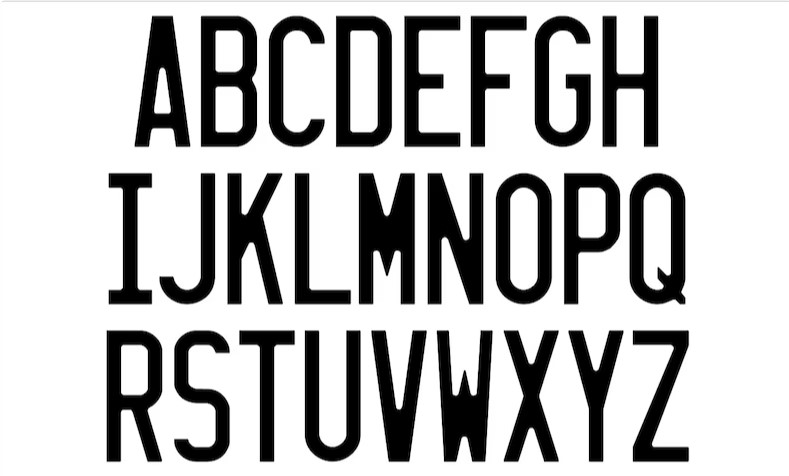
#> input picture Caracteres/Plantillas/PlantillasLetras.jpg, 789 x 476 px
$ python seg.py
#> lines starting #> are read from the running program, lines starting #| are printed output that depends on the picture; after the words box and inside, x2 and y2 are one past the last pixel; in counts of white or black regions, pixels touching at a corner belong together
import cv2
import os

def main(input_image_path, output_folder_path):
    # Obtener la ruta del directorio actual del script
#> called with input_image_path = 'PlantillasLetras.jpg', output_folder_path = './'
    script_dir = os.path.dirname(os.path.abspath(__file__))

    # Construir la ruta completa para la imagen de entrada y la carpeta de salida
    input_image_path = os.path.join(script_dir, input_image_path)
    output_folder_path = os.path.join(script_dir, output_folder_path)

    # Cargar la imagen
    image = cv2.imread(input_image_path, cv2.IMREAD_GRAYSCALE)
#> image is the input picture: shape (476, 789); min 0, max 255, mean 190.5

    # Aplicar umbral para convertir la imagen en blanco y negro
    _, binary_image = cv2.threshold(image, 128, 255, cv2.THRESH_BINARY_INV)
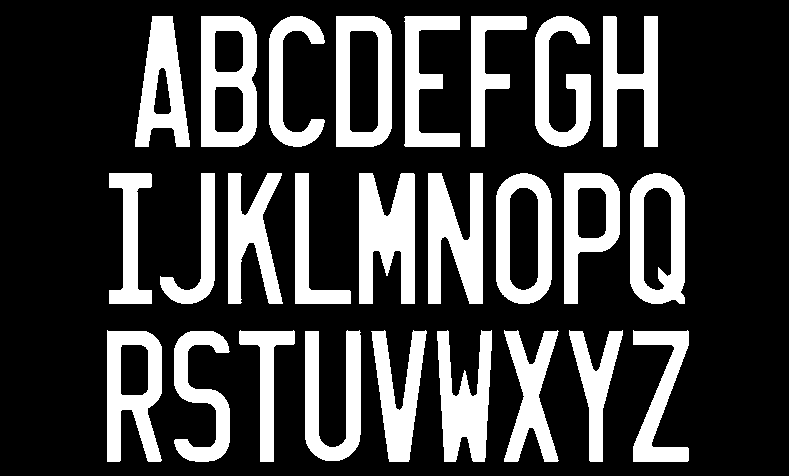
#> binary_image: shape (476, 789); 25.4% white; 26 white regions

    # Encontrar contornos en la imagen
    contours, _ = cv2.findContours(binary_image, cv2.RETR_EXTERNAL, cv2.CHAIN_APPROX_SIMPLE)
#> contours = 26 contours; largest, box (x1, y1, x2, y2) and area: (336, 16, 392, 147) 6948, (201, 16, 257, 147) 6884, (496, 173, 552, 304) 6512, (630, 173, 685, 304) 6504, (107, 330, 162, 462) 5435

    # Crear la carpeta de salida si no existe
    os.makedirs(output_folder_path, exist_ok=True)

    # Iterar a través de cada contorno y guardar la imagen recortada
    for i, contour in enumerate(contours):
        x, y, w, h = cv2.boundingRect(contour)
        digit_image = image[y:y + h, x:x + w]

        # Guardar la imagen recortada
        output_path = os.path.join(output_folder_path, f"digit_{i + 1}.png")
        cv2.imwrite(output_path, digit_image)

        # Dibujar el bounding box en la imagen original (opcional)
        cv2.rectangle(image, (x, y), (x + w, y + h), (0, 255, 0), 2)
#> this loop made 26 passes
#> (x, y, w, h) on passes 1 to 12: (174, 331, 56, 131), (633, 330, 56, 132), (569, 330, 54, 132), (504, 330, 55, 132), (437, 330, 55, 132), (371, 330, 56, 132), (305, 330, 56, 131), (239, 330, 56, 132), (107, 330, 55, 132), (630, 173, 55, 131), (564, 173, 56, 131), (496, 173, 56, 131)
#> pass 1, in main, `digit_image = image[y:y + h, x:x + w]`:
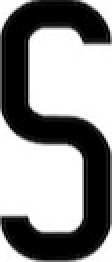
#> digit_image: shape (131, 56) (shown 2 times larger); min 0, max 255, mean 142.2
#> pass 2, in main, `digit_image = image[y:y + h, x:x + w]`:
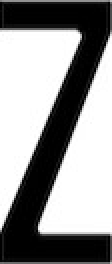
#> digit_image: shape (132, 56) (shown 2 times larger); min 0, max 255, mean 146
#> pass 3, in main, `digit_image = image[y:y + h, x:x + w]`:
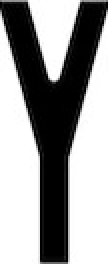
#> digit_image: shape (132, 54) (shown 2 times larger); min 0, max 255, mean 153.2
#> after the loop:
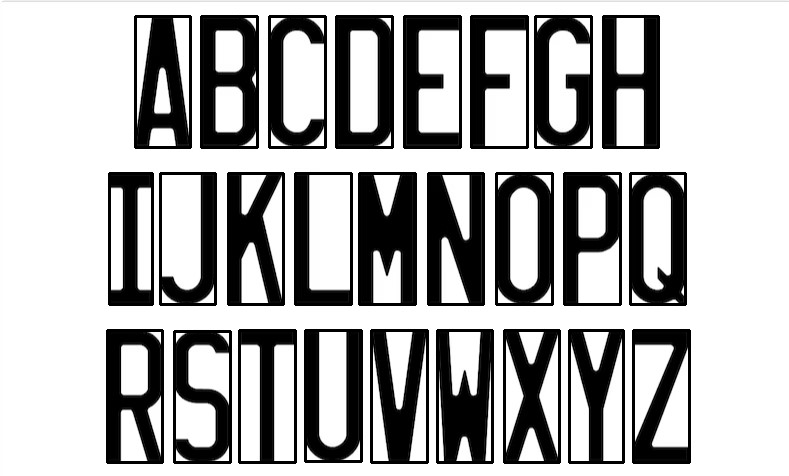
#> image: shape (476, 789); 7.27% of pixels changed, all inside (x1, y1, x2, y2) = (106, 15, 691, 464)

    # Guardar la imagen original con bounding boxes dibujados (opcional)
    cv2.imwrite(os.path.join(output_folder_path, "output_image.png"), image)

if __name__ == "__main__":
    input_image_path = "PlantillasLetras.jpg"
    output_folder_path = "./"
    main(input_image_path, output_folder_path)

$ run again, with Caracteres/Plantillas/PlantillasNumeros.jpg copied over Caracteres/Plantillas/PlantillasLetras.jpg
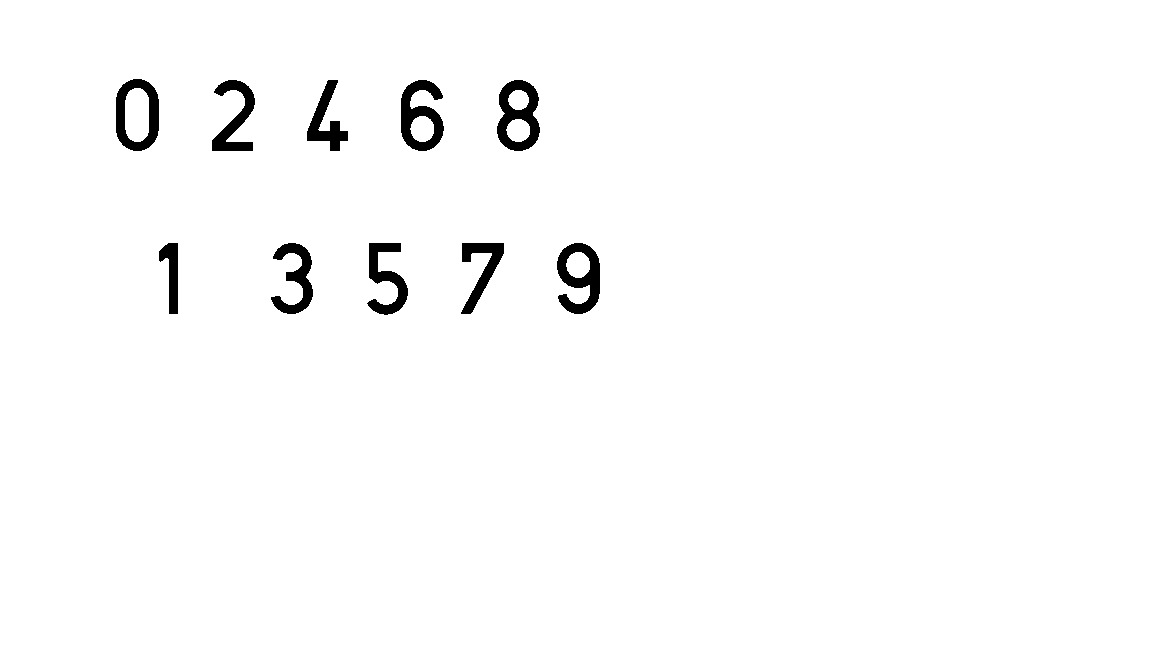
#> input picture Caracteres/Plantillas/PlantillasNumeros.jpg, 1152 x 648 px
#> in main, image is the input picture: shape (648, 1152); min 0, max 255, mean 250.4
#> in main, `_, binary_image = cv2.threshold(image, 128, 255, cv2.THRESH_BINARY_INV)`:
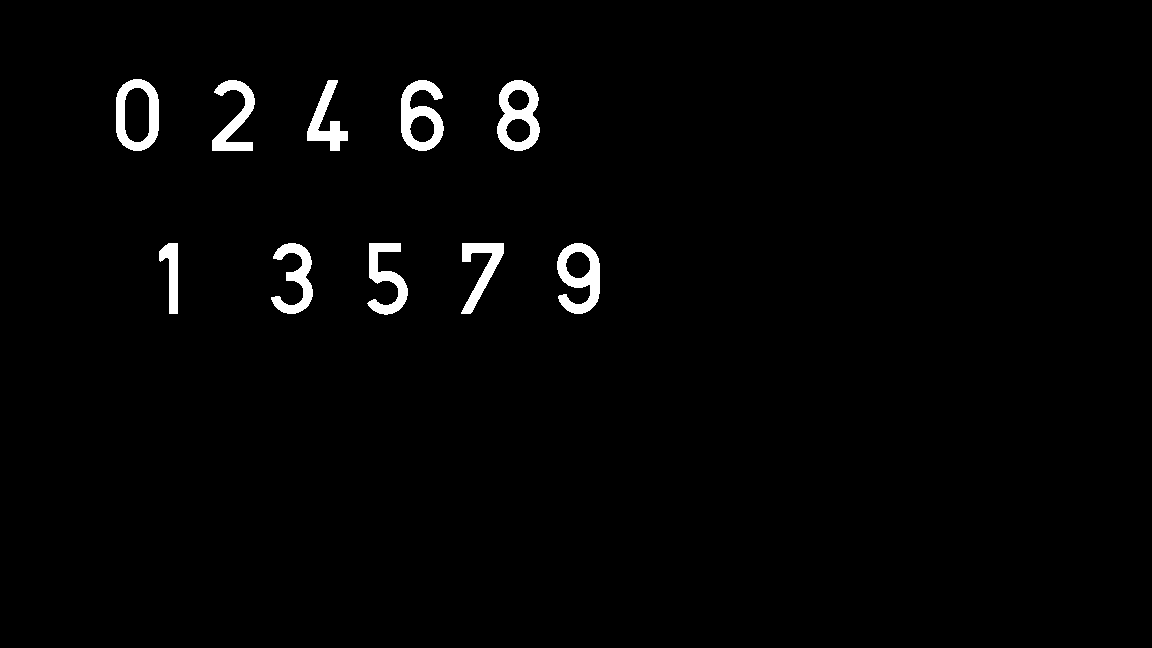
#> binary_image: shape (648, 1152); 1.8% white; 10 white regions
#> contours = 10 contours; largest, box (x1, y1, x2, y2) and area: (116, 79, 159, 151) 2577, (497, 80, 540, 151) 2350, (557, 243, 600, 314) 2006, (401, 80, 444, 151) 1999, (212, 80, 255, 151) 1198
#> the loop in main, `for i, contour in enumerate(contours):` made 10 passes
#> (x, y, w, h) on passes 1 to 8: (557, 243, 43, 71), (461, 243, 43, 71), (367, 243, 41, 72), (271, 243, 42, 71), (159, 243, 19, 71), (497, 80, 43, 71), (401, 80, 43, 71), (307, 80, 41, 71)
#> after the loop in main, `for i, contour in enumerate(contours):`:
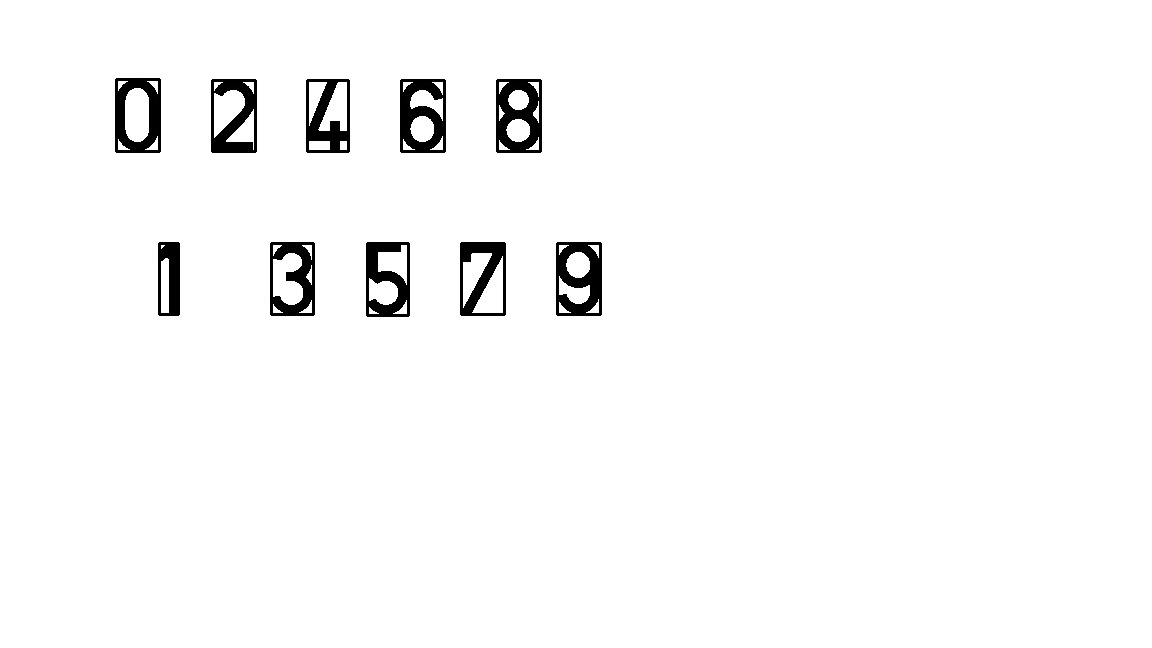
#> image: shape (648, 1152); 0.8% of pixels changed, all inside (x1, y1, x2, y2) = (115, 78, 602, 317)
